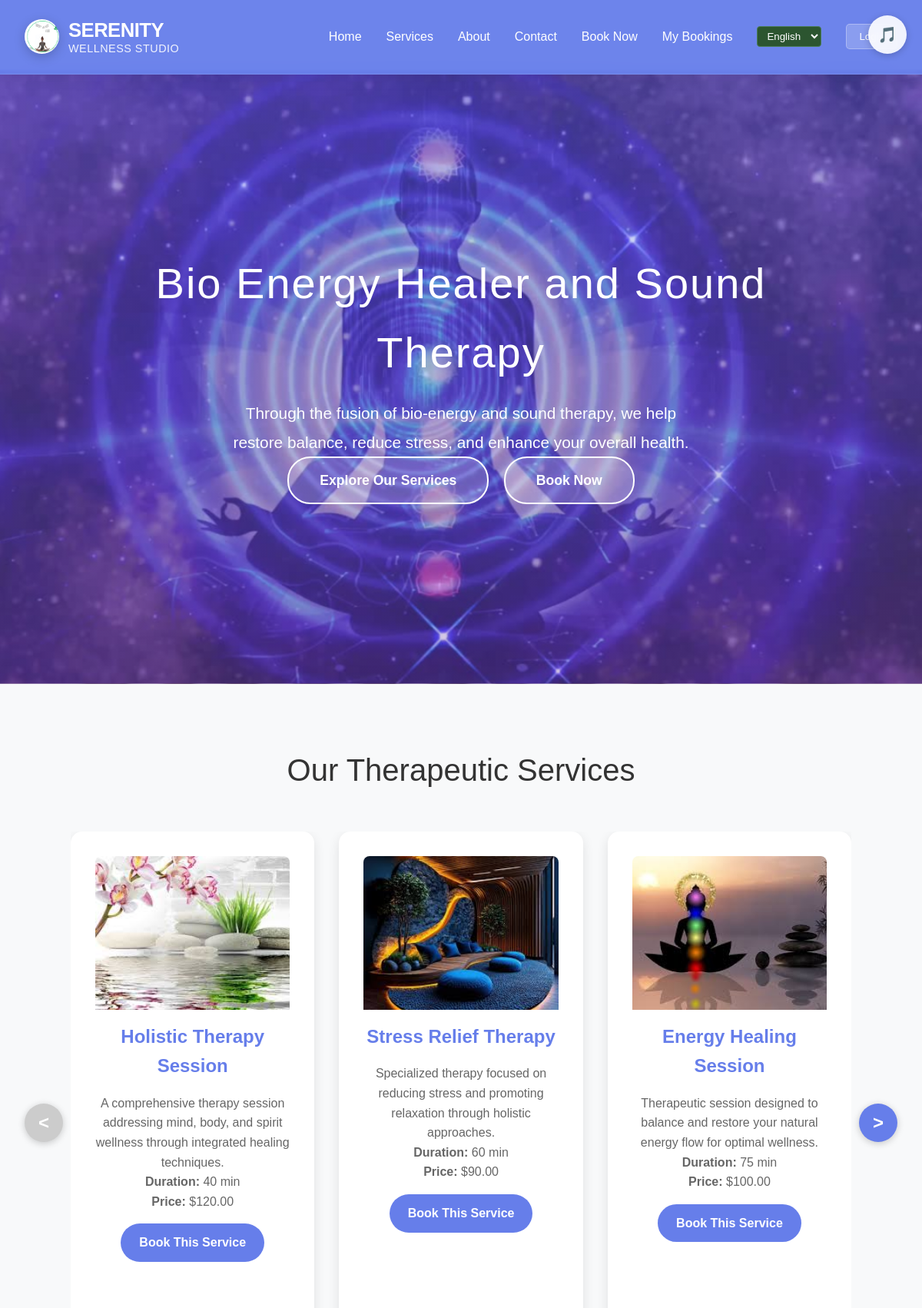
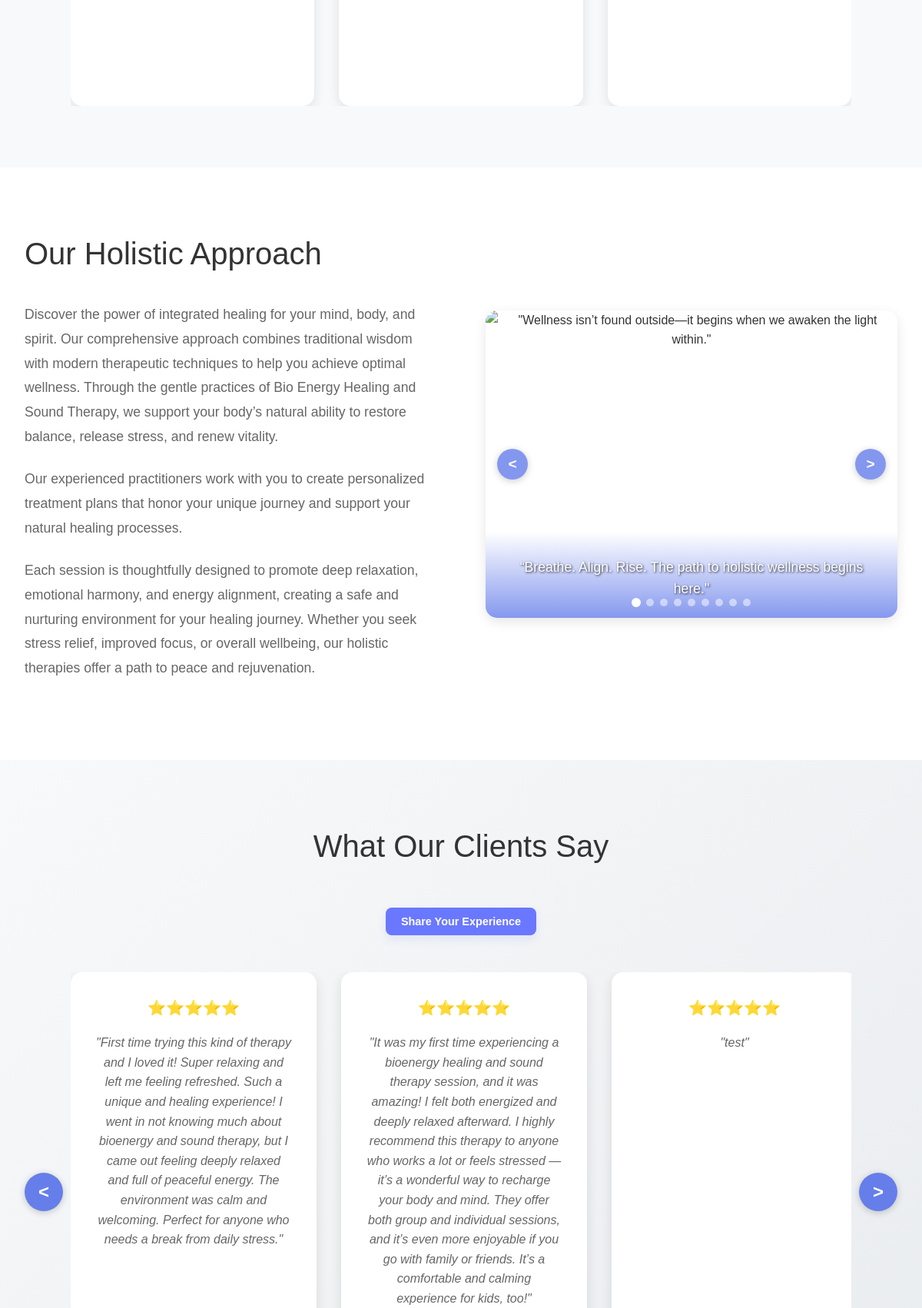
The page / (upper part) on the database its author committed (2 pictures, top to bottom).
### db/models.py (models this page shows, shortened)
class SiteSetting(db.Model):
    __tablename__ = "site_settings"
    __table_args__ = (
        db.UniqueConstraint('key', 'language', name='uq_site_settings_key_language'),
    )
    id = db.Column(db.Integer, primary_key=True)
    key = db.Column(db.String(100), nullable=False)
    value = db.Column(db.Text, nullable=True)
    description = db.Column(db.String(255), nullable=True)
    language = db.Column(db.String(3), nullable=False, default='ENG')  # ENG or MON
    created_at = db.Column(db.DateTime, default=db.func.now())
    updated_at = db.Column(db.DateTime, default=db.func.now(), onupdate=db.func.now())

class Service(db.Model):
    __tablename__ = "services"
    id = db.Column(db.Integer, primary_key=True)
    name = db.Column(db.String(100), nullable=False)
    description = db.Column(db.Text, nullable=True)
    price = db.Column(db.Float, nullable=False)
    duration = db.Column(db.Integer, nullable=False)  # Duration in minutes
    image_path = db.Column(db.String(255), nullable=True)  # Path to service image
    language = db.Column(db.String(3), nullable=False, default='ENG')  # ENG or MON

class AboutImage(db.Model):
    __tablename__ = "about_images"
    id = db.Column(db.Integer, primary_key=True)
    title = db.Column(db.String(100), nullable=False)  # Display title for the image/video
    caption = db.Column(db.String(255), nullable=True)  # Caption text that appears on the media
    image_path = db.Column(db.String(255), nullable=False)  # Path to the image/video file
    media_type = db.Column(db.String(10), nullable=False, default='image')  # 'image' or 'video'
    sort_order = db.Column(db.Integer, nullable=False, default=0)  # Order in the carousel
    is_active = db.Column(db.Boolean, default=True, nullable=False)  # Whether to show this media
    created_at = db.Column(db.DateTime, default=db.func.now())
    updated_at = db.Column(db.DateTime, default=db.func.now(), onupdate=db.func.now())

class Testimonial(db.Model):
    __tablename__ = "testimonials"
    id = db.Column(db.Integer, primary_key=True)
    client_name = db.Column(db.String(100), nullable=False)
    client_title = db.Column(db.String(100), nullable=True)  # Job title or profession
    testimonial_text = db.Column(db.Text, nullable=False)
    rating = db.Column(db.Integer, nullable=False, default=5)  # 1-5 star rating
    is_approved = db.Column(db.Boolean, default=False, nullable=False)  # Admin approval
    is_featured = db.Column(db.Boolean, default=False, nullable=False)  # Show on homepage
    email = db.Column(db.String(120), nullable=True)  # Optional client email
    created_at = db.Column(db.DateTime, default=db.func.now())
    updated_at = db.Column(db.DateTime, default=db.func.now(), onupdate=db.func.now())
    approved_at = db.Column(db.DateTime, nullable=True)
    approved_by = db.Column(db.Integer, db.ForeignKey('users.id'), nullable=True)
    approver = db.relationship('User', backref=db.backref('approved_testimonials', lazy=True))
    def get_star_display(self):
        return "⭐" * self.rating

### routes/main.py (the view)
@main_bp.route('/')
def home():
    current_language = request.args.get('lang', 'ENG')
    if current_language not in ['ENG', 'MON']:
        current_language = 'ENG'
    services = Service.query.filter_by(language=current_language).all()
    settings = get_site_settings(current_language)
    testimonials = get_approved_testimonials()
    about_images = AboutImage.query.filter_by(is_active=True).order_by(AboutImage.sort_order).all()
    return render_template('home.html',
                         services=services,
                         settings=settings,
                         testimonials=testimonials,
                         about_images=about_images,
                         current_language=current_language)

### routes/testimony.py (called while the page is built)
def get_approved_testimonials():
    return Testimonial.query.filter_by(is_approved=True).order_by(Testimonial.created_at.desc()).all()

### templates/home.html (shortened to what this page needs)
<!DOCTYPE html>
<html lang="en">
<head>
    <link rel="stylesheet" href="{{ url_for('static', filename='styles.css') }}">
</head>
<body>
    <header class="header">
        <button id="music-toggle" class="music-control" title="Toggle Background Music">
            <span id="music-icon">🎵</span>
        </button>
        <nav class="nav-container">
            <a href="#" class="logo">
                <div class="logo-image">
                    <img src="{{ url_for('static', filename='images/logo1.png') }}" alt="Serenity Wellness Logo" style="width: 100%; height: 100%; object-fit: contain;">
                </div>
                <div class="logo-text">
                    <span class="main-text">SERENITY</span>
                    <span class="sub-text">WELLNESS Studio</span>
                </div>
            </a>
            <ul class="desktop-nav">
                <li><a href="#home">Home</a></li>
                <li><a href="#services">Services</a></li>
                <li><a href="#about">About</a></li>
                <li><a href="#contact">Contact</a></li>
                <li><a href="{{ url_for('booking_bp.booking_page') }}">Book Now</a></li>
                <li><a href="{{ url_for('booking_bp.my_bookings') }}">My Bookings</a></li>
                <li class="language-switcher">
                    <select onchange="switchLanguage(this.value)" style="background: #2c5530; color: white; border: 1px solid #4a7c59; border-radius: 4px; padding: 4px 8px;">
                        <option value="ENG" {% if current_language == 'ENG' %}selected{% endif %}>English</option>
                    </select>
                </li>
                <li><button id="desktop-auth-btn" class="auth-btn">Login</button></li>
            </ul>
        </nav>
    </header>
    <main class="main-content">
        <section class="hero" id="home" style="position: relative; overflow: hidden; min-height: 100vh; display: flex; align-items: center;">
            <img id="hero-image" src="{{ url_for('static', filename=settings.get('home_image', 'images/main_page_images/meditating_woman.jpg')) }}" alt="Hero Background" style="position: absolute; top: 0; left: 0; width: 100%; height: 100%; object-fit: cover; z-index: -2;">
            <div style="position: absolute; top: 0; left: 0; width: 100%; height: 100%; background: linear-gradient(rgba(102, 126, 234, 0.3), rgba(118, 75, 162, 0.3)); z-index: -1;"></div>
            <div class="hero-content" style="text-align: center !important; position: relative; z-index: 1; width: 100%;">
                <h1>{{ settings.get('hero_title', 'Bio Energy Healer and Sound Therapy') }}</h1>
                <p style="text-align: center !important; margin: 0 auto;">{{ settings.get('hero_subtitle', 'Discover the power of integrated healing for your mind, body, and spirit. Our comprehensive approach combines traditional wisdom with modern techniques to help you achieve optimal wellness.') }}</p>
                <a href="#services" class="cta-button">Explore Our Services</a>
                <a href="{{ url_for('booking_bp.booking_page') }}" class="cta-button" style="margin-left: 15px;">Book Now</a>
            </div>
        </section>
        <section class="services" id="services">
            <div class="container">
                <h2 class="section-title">Our Therapeutic Services</h2>
                <div class="services-carousel">
                    <button class="carousel-btn carousel-btn-prev" id="carousel-prev">&lt;</button>
                    <div class="services-container">
                        <div class="services-grid" id="services-grid">
                            {% for service in services %}
                            <div class="service-card">
                                {% if service.image_path %}
                                <div class="service-image">
                                    <img src="{{ url_for('static', filename=service.image_path) }}" alt="{{ service.name }}">
                                </div>
                                {% else %}
                                <div class="service-icon">🧘‍♀️</div>
                                {% endif %}
                                <h3>{{ service.name }}</h3>
                                <p>{{ service.description }}</p>
                                <p><strong>Duration:</strong> {{ service.duration }} min</p>
                                <p><strong>Price:</strong> ${{ '%.2f'|format(service.price) }}</p>
                                <a href="{{ url_for('booking_bp.booking_page') }}" class="service-book-btn">Book This Service</a>
                            </div>
                            {% endfor %}
                        </div>
                    </div>
                    <button class="carousel-btn carousel-btn-next" id="carousel-next">&gt;</button>
                </div>
            </div>
        </section>
        <section class="about" id="about">
            <div class="container">
                <div class="about-content">
                    <div class="about-text">
                        <h2>{{ settings.get('about_title', 'Our Holistic Approach') }}</h2>
                        <p>{{ settings.get('about_text_1', 'At Holistic Therapy, we believe that true healing encompasses all aspects of the human experience. Our integrated approach addresses the interconnected nature of mind, body, and spirit.') }}</p>
                        <p>{{ settings.get('about_text_2', 'Our experienced practitioners work with you to create personalized treatment plans that honor your unique journey and support your natural healing processes.') }}</p>
                        <p>{{ settings.get('about_text_3', 'Whether you\'re seeking relief from stress, looking to improve your overall wellness, or embarking on a journey of personal growth, we\'re here to support you every step of the way.') }}</p>
                    </div>
                    <div class="about-image">
                        <div class="about-carousel-wrapper">
                            <div class="about-carousel">
                                {% if about_images %}
                                    {% for image in about_images %}
                                    <div class="about-slide{% if loop.first %} active{% endif %}">
                                        <div class="about-slide-caption">{{ image.caption }}</div>
                                    </div>
                                    {% endfor %}
                                {% endif %}
                            </div>
                            <button class="about-carousel-btn about-carousel-prev" id="about-prev">&lt;</button>
                            <button class="about-carousel-btn about-carousel-next" id="about-next">&gt;</button>
                            <div class="about-carousel-dots">
                                {% if about_images %}
                                    {% for image in about_images %}
                                    <span class="about-dot{% if loop.first %} active{% endif %}" data-slide="{{ loop.index0 }}"></span>
                                    {% endfor %}
                                {% else %}
                                <span class="about-dot active" data-slide="0"></span>
                                <span class="about-dot" data-slide="1"></span>
                                <span class="about-dot" data-slide="2"></span>
                                <span class="about-dot" data-slide="3"></span>
                                {% endif %}
                            </div>
                        </div>
                    </div>
                </div>
            </div>
        </section>
        <section class="testimonials" id="testimonials">
            <div class="container">
                <h2 class="section-title">What Our Clients Say</h2>
                <p style="text-align: center; margin-bottom: 30px;">
                    <button id="open-testimonial-btn" class="cta-button" style="font-size: 0.9rem; padding: 10px 20px; border: none; cursor: pointer;">
                        Share Your Experience
                    </button>
                </p>
                <div class="testimonials-carousel">
                    <div class="testimonials-container">
                        <div class="testimonials-grid" id="testimonials-grid">
                            {% for testimonial in testimonials %}
                            <div class="testimonial-card">
                                <div class="testimonial-content">
                                    <div class="stars">{{ testimonial.get_star_display() }}</div>
                                    <p>"{{ testimonial.testimonial_text }}"</p>
                                </div>
                            </div>
                            {% endfor %}
                        </div>
                    </div>
                    <button class="testimonial-carousel-btn testimonial-carousel-prev" id="testimonial-prev">&lt;</button>
                    <button class="testimonial-carousel-btn testimonial-carousel-next" id="testimonial-next">&gt;</button>
                </div>
            </div>
        </section>
    </main>
</body>
</html>

### rows shown on the page
SiteSetting: value (picture)
SiteSetting: get "Bio Energy Healer and Sound Therapy"
SiteSetting: value "Through the fusion of bio-energy and sound therapy, we help restore balance, reduce stress, and enhance your overall health."
Service: image_path (picture), name "Holistic Therapy Session", description "A comprehensive therapy session addressing mind, body, and spirit wellness through integrated healing techniques.", duration "40", price "120.00"
Service: image_path (picture), name "Stress Relief Therapy", description "Specialized therapy focused on reducing stress and promoting relaxation through holistic approaches.", duration "60", price "90.00"
Service: image_path (picture), name "Energy Healing Session", description "Therapeutic session designed to balance and restore your natural energy flow for optimal wellness.", duration "75", price "100.00"
SiteSetting: get "Our Holistic Approach"
SiteSetting: value "Discover the power of integrated healing for your mind, body, and spirit. Our comprehensive approach combines traditional wisdom with modern therapeutic techniques to help you achieve optimal wellness. Through the gentle practices of Bio Energy Healing and Sound Therapy, we support your body’s natural ability to restore balance, release stress, and renew vitality."
SiteSetting: get "Our experienced practitioners work with you to create personalized treatment plans that honor your unique journey and support your natural healing processes."
SiteSetting: value "Each session is thoughtfully designed to promote deep relaxation, emotional harmony, and energy alignment, creating a safe and nurturing environment for your healing journey. Whether you seek stress relief, improved focus, or overall wellbeing, our holistic therapies offer a path to peace and rejuvenation."
Testimonial: star "⭐⭐⭐⭐⭐", testimonial_text "First time trying this kind of therapy and I loved it! Super relaxing and left me feeling refreshed. Such a unique and healing experience! I went in not knowing much about bioenergy and sound therapy, but I came out feeling deeply relaxed and full of peaceful energy. The environment was calm and welcoming. Perfect for anyone who needs a break from daily stress."
Testimonial: star "⭐⭐⭐⭐⭐", testimonial_text "It was my first time experiencing a bioenergy healing and sound therapy session, and it was amazing! I felt both energized and deeply relaxed afterward. I highly recommend this therapy to anyone who works a lot or feels stressed — it’s a wonderful way to recharge your body and mind. They offer both group and individual sessions, and it’s even more enjoyable if you go with family or friends. It’s a comfortable and calming experience for kids, too!"
Testimonial: star "⭐⭐⭐⭐⭐", testimonial_text "test"
